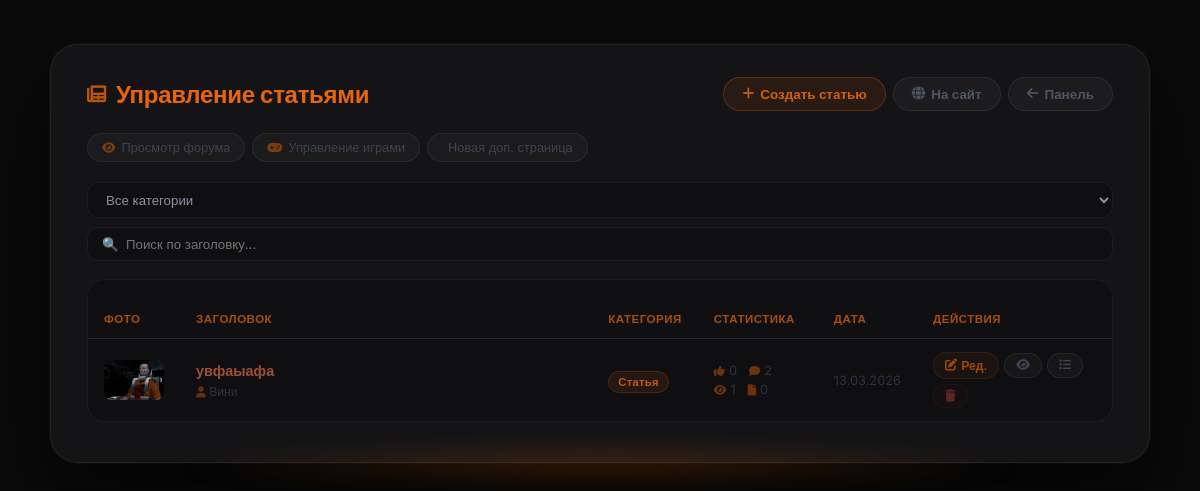
/admin/articles (signed in), run on an earlier commit of the app's database.
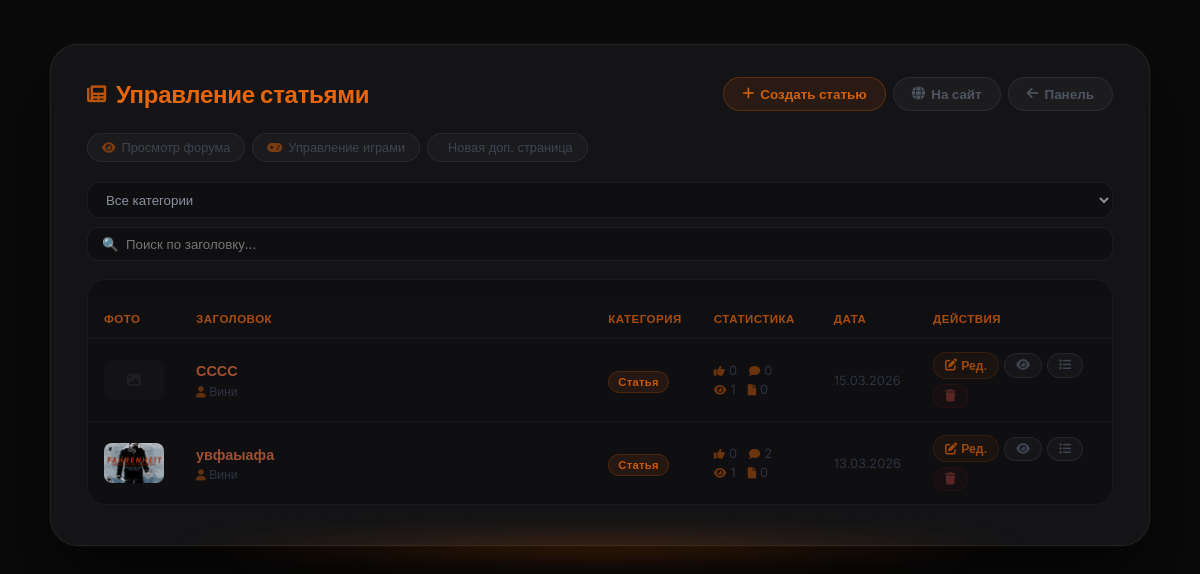
And on a later commit of the database.
### models.py (models this page shows, shortened)
class Article(db.Model):
    __tablename__ = 'articles'
    id          = db.Column(db.Integer, primary_key=True)
    title       = db.Column(db.String(300), nullable=False)
    preview     = db.Column(db.Text, nullable=True)       # краткое описание
    content     = db.Column(db.Text, nullable=False)
    image       = db.Column(db.String(500), nullable=True)  # URL изображения (старый способ)
    image_file  = db.Column(db.String(300), nullable=True)  # имя файла загруженного изображения
    video_url   = db.Column(db.String(500), nullable=True)  # ссылка на YouTube
    video_file  = db.Column(db.String(300), nullable=True)  # загруженный видео-файл
    category    = db.Column(db.String(50), default='article')
    views       = db.Column(db.Integer, default=0)
    likes       = db.Column(db.Integer, default=0)
    dislikes    = db.Column(db.Integer, default=0)
    created_at  = db.Column(db.DateTime, default=datetime.utcnow)
    updated_at  = db.Column(db.DateTime, default=datetime.utcnow, onupdate=datetime.utcnow)
    author_id   = db.Column(db.Integer, db.ForeignKey('users.id'), nullable=False)
    game_id     = db.Column(db.Integer, db.ForeignKey('games.id'), nullable=True)
    comments    = db.relationship('Comment',      backref='article', lazy='dynamic',
                                  cascade='all, delete-orphan')
    votes       = db.relationship('Vote',         backref='article', lazy='dynamic',
                                  cascade='all, delete-orphan')
    extra_pages = db.relationship('ExtraPage',    backref='article', lazy='dynamic',
                                  cascade='all, delete-orphan')
    dropdown_items = db.relationship('DropdownItem', backref='article', lazy='dynamic',
                                     cascade='all, delete-orphan', order_by='DropdownItem.order')
    article_views  = db.relationship('ArticleView',  backref='article', lazy='dynamic',
                                     cascade='all, delete-orphan')
    def get_image_url(self):
        if self.image_file:
            return f'/static/uploads/{self.image_file}'
        if self.image:
            return self.image
        return None

class User(db.Model, UserMixin):
    __tablename__ = 'users'
    id             = db.Column(db.Integer, primary_key=True)
    username       = db.Column(db.String(80),  unique=True, nullable=False)
    email          = db.Column(db.String(120), unique=True, nullable=False)
    password_hash  = db.Column(db.String(256), nullable=False)
    role           = db.Column(db.Integer, default=0)
    created_at     = db.Column(db.DateTime, default=datetime.utcnow)   # дата регистрации
    last_seen      = db.Column(db.DateTime, default=datetime.utcnow)
    banned_until   = db.Column(db.DateTime, nullable=True)
    ban_reason     = db.Column(db.String(500), nullable=True)
    banned_by_id   = db.Column(db.Integer, db.ForeignKey('users.id'), nullable=True)
    recovery_key   = db.Column(db.String(256), nullable=True)  # хеш секретного ключа восстановления
    avatar         = db.Column(db.String(300), nullable=True)   # путь к аватарке
    articles       = db.relationship('Article',  backref='author',     lazy='dynamic', foreign_keys='Article.author_id')
    comments       = db.relationship('Comment',  backref='author',     lazy='dynamic', foreign_keys='Comment.author_id')
    votes          = db.relationship('Vote',     backref='user',       lazy='dynamic')
    extra_pages    = db.relationship('ExtraPage', backref='author',    lazy='dynamic', foreign_keys='ExtraPage.author_id')
    comment_reactions = db.relationship('CommentReaction', backref='user', lazy='dynamic')

### app.py (the view)
@app.route('/admin/articles')
@login_required
@editor_required
def admin_articles():
    articles = Article.query.order_by(Article.created_at.desc()).all()
    return render_template('admin/articles.html', articles=articles)

### app.py (called while the page is built)
@login_manager.user_loader
def load_user(user_id):
    return User.query.get(int(user_id))

@app.before_request
def update_last_seen():
    if current_user.is_authenticated:
        current_user.last_seen = datetime.utcnow()
        db.session.commit()

@app.after_request
def add_security_headers(response):
    response.headers['X-Content-Type-Options'] = 'nosniff'
    response.headers['X-Frame-Options']        = 'DENY'
    response.headers['X-XSS-Protection']       = '1; mode=block'
    response.headers.pop('Server', None)
    response.headers.pop('X-Powered-By', None)
    return response

def editor_required(f):
    from functools import wraps
    @wraps(f)
    def decorated(*args, **kwargs):
        if not current_user.is_authenticated or current_user.role < 2: abort(403)
        return f(*args, **kwargs)
    return decorated

### templates/admin/articles.html (shortened to what the changed rows need)
{% extends "base.html" %}
{% block content %}
<div class="art-outer">
<div class="art-card">
    <div class="art-header">
        <h1 class="art-title"><i class="fas fa-newspaper"></i> Управление статьями</h1>
    </div>
    <div class="articles-wrap">
        {% if articles %}
        <table class="articles-table" id="articlesTable">
            <thead>
                <tr>
                    <th style="width:66px;">Фото</th>
                    <th>Заголовок</th>
                    <th style="width:95px;">Категория</th>
                    <th style="width:120px;">Статистика</th>
                    <th style="width:85px;">Дата</th>
                    <th style="width:195px;">Действия</th>
                </tr>
            </thead>
            <tbody>
                {% for art in articles %}
                <tr data-category="{{ art.category }}" data-title="{{ art.title | lower }}">
                    <td>{% if art.get_image_url() %}<img src="{{ art.get_image_url() }}" alt="" class="article-thumb-sm">{% else %}<div class="article-thumb-ph"><i class="fas fa-image"></i></div>{% endif %}</td>
                    <td>
                        <a href="{{ url_for('article', article_id=art.id) }}" class="article-title-link" target="_blank">{{ art.title }}</a>
                        <div class="article-sub"><span><i class="fas fa-user"></i> {{ art.author.username }}</span>{% if art.game %}<span><i class="fas fa-gamepad"></i> {{ art.game.name }}</span>{% endif %}</div>
                    </td>
                    <td><span class="badge {{ art.category }}">{{ 'Новость' if art.category == 'news' else 'Статья' }}</span></td>
                    <td>
                        <div class="stat-row"><span><i class="fas fa-thumbs-up"></i> {{ art.likes }}</span><span><i class="fas fa-comment"></i> {{ art.comments.count() }}</span></div>
                        <div class="stat-row" style="margin-top:4px;"><span><i class="fas fa-eye"></i> {{ art.views }}</span><span><i class="fas fa-file"></i> {{ art.extra_pages.count() }}</span></div>
                    </td>
                    <td style="color:#2e3340;font-size:0.8rem;white-space:nowrap;">{{ art.created_at.strftime('%d.%m.%Y') }}</td>
                    <td>
                        <div class="actions-cell">
                            <a href="{{ url_for('admin_article_edit', article_id=art.id) }}" class="action-sm edit"><i class="fas fa-edit"></i> Ред.</a>
                            <a href="{{ url_for('article', article_id=art.id) }}" class="action-sm view" target="_blank"><i class="fas fa-eye"></i></a>
                            <a href="{{ url_for('admin_dropdown_list', article_id=art.id) }}" class="action-sm drops"><i class="fas fa-list"></i></a>
                            <form method="POST" action="{{ url_for('admin_article_delete', article_id=art.id) }}" onsubmit="return confirm('Удалить?');" style="display:inline;">
                                <button type="submit" class="action-sm delete"><i class="fas fa-trash"></i></button>
                            </form>
                        </div>
                    </td>
                </tr>
                {% endfor %}
            </tbody>
        </table>
        {% else %}
        <div class="empty-table"><i class="fas fa-newspaper"></i><p>Статей пока нет</p></div>
        {% endif %}
    </div>
</div>
</div>
{% endblock %}

What changed in the data, as far as the page shows it:
added Article: title "СССС", author.username "Вини", category "Статья", likes "0", comments.count "0", views "1", extra_pages.count "0", created_at "15.03.2026"
changed Article "увфаыафа": get_image_url: a different picture
